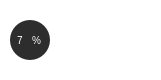
    <widget class="QWidget" name="widget_14" native="true">
     <property name="geometry">
      <rect>
       <x>1580</x>
       <y>110</y>
       <width>161</width>
       <height>80</height>
      </rect>
     </property>
     <property name="styleSheet">
      <string notr="true">background-color: rgba(255, 255, 255, 0);</string>
     </property>
     <widget class="QFrame" name="frame_4">
      <property name="geometry">
       <rect>
        <x>10</x>
        <y>20</y>
        <width>40</width>
        <height>40</height>
       </rect>
      </property>
      <property name="styleSheet">
       <string notr="true">QFrame{
background-color: rgb(45, 45, 45);
border-radius:20px;
}</string>
      </property>
      <property name="frameShape">
       <enum>QFrame::StyledPanel</enum>
      </property>
      <property name="frameShadow">
       <enum>QFrame::Plain</enum>
      </property>
      <widget class="QWidget" name="widget_26" native="true">
       <property name="geometry">
        <rect>
         <x>0</x>
         <y>10</y>
         <width>41</width>
         <height>21</height>
        </rect>
       </property>
       <property name="styleSheet">
        <string notr="true">background-color: rgba(255, 255, 255, 0);</string>
       </property>
       <widget class="QWidget" name="horizontalLayoutWidget_32">
        <property name="geometry">
         <rect>
          <x>0</x>
          <y>0</y>
          <width>36</width>
          <height>21</height>
         </rect>
        </property>
        <layout class="QHBoxLayout" name="horizontalLayout_32">
         <item>
          <widget class="QLabel" name="Finential_statistic1_88">
           <property name="styleSheet">
            <string notr="true">color:white;
background-color: rgba(255, 255, 255, 0);
font: 10px;
padding-left:5px;
text-align: right;</string>
           </property>
           <property name="text">
            <string>7</string>
           </property>
           <property name="wordWrap">
            <bool>true</bool>
           </property>
          </widget>
         </item>
         <item>
          <widget class="QLabel" name="Finential_statistic1_89">
           <property name="styleSheet">
            <string notr="true">color:white;
font: 10px;
background-color:rgba(255, 255, 255, 0);</string>
           </property>
           <property name="frameShadow">
            <enum>QFrame::Raised</enum>
           </property>
           <property name="text">
            <string>%</string>
           </property>
           <property name="wordWrap">
            <bool>true</bool>
           </property>
          </widget>
         </item>
        </layout>
       </widget>
      </widget>
     </widget>
     <widget class="QLabel" name="Finential_statistic1_9">
      <property name="geometry">
       <rect>
        <x>60</x>
        <y>20</y>
        <width>41</width>
        <height>20</height>
       </rect>
      </property>
      <property name="styleSheet">
       <string notr="true">color:white;
background-color: rgba(255, 255, 255, 0);
font: 10px;
padding-left:5px;
text-align: right;</string>
      </property>
      <property name="text">
       <string>2,430</string>
      </property>
      <property name="wordWrap">
       <bool>true</bool>
      </property>
     </widget>
     <widget class="QLabel" name="Finential_statistic1_8">
      <property name="geometry">
       <rect>
        <x>50</x>
        <y>0</y>
        <width>101</width>
        <height>19</height>
       </rect>
      </property>
      <property name="styleSheet">
       <string notr="true">color:white;
background-color: rgba(255, 255, 255, 0);
font: 10px;
padding-left:5px;
text-align: right;</string>
      </property>
      <property name="text">
       <string>Company Webside</string>
      </property>
      <property name="wordWrap">
       <bool>true</bool>
      </property>
     </widget>
    </widget>
